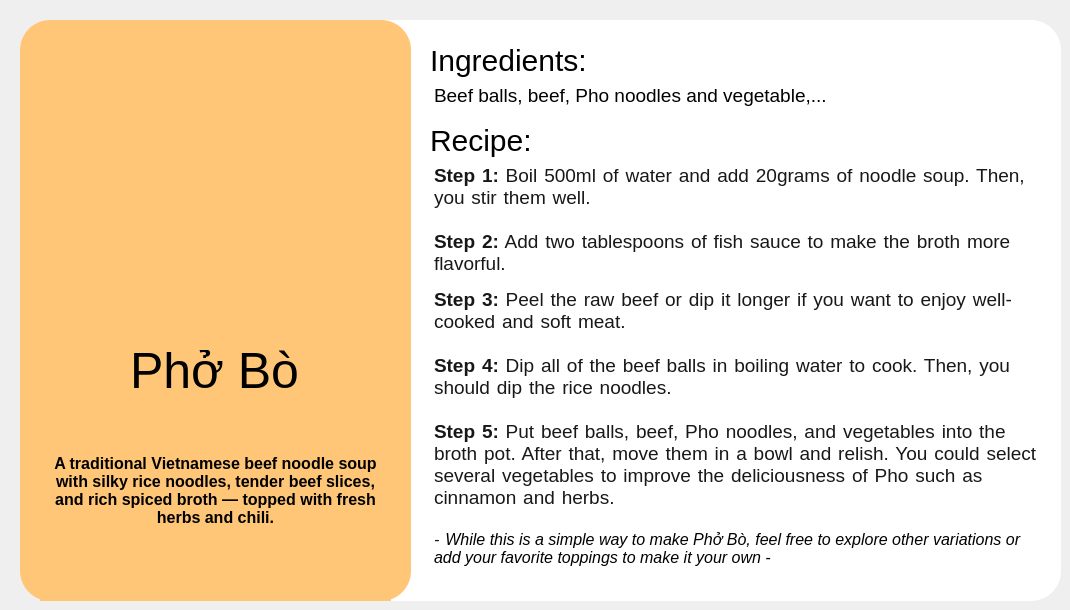
   <widget class="QWidget" name="detail">
    <widget class="QLineEdit" name="lineEdit_5">
     <property name="geometry">
      <rect>
       <x>20</x>
       <y>20</y>
       <width>1041</width>
       <height>581</height>
      </rect>
     </property>
     <property name="styleSheet">
      <string notr="true">background-color: rgb(255, 255, 255);
border-radius: 30px</string>
     </property>
    </widget>
    <widget class="QLineEdit" name="lineEdit_6">
     <property name="geometry">
      <rect>
       <x>20</x>
       <y>20</y>
       <width>391</width>
       <height>581</height>
      </rect>
     </property>
     <property name="styleSheet">
      <string notr="true">background-color: rgb(255, 198, 119);
border-radius: 30px</string>
     </property>
    </widget>
    <widget class="QLabel" name="label_22">
     <property name="geometry">
      <rect>
       <x>-50</x>
       <y>10</y>
       <width>541</width>
       <height>361</height>
      </rect>
     </property>
     <property name="styleSheet">
      <string notr="true">background-color: none</string>
     </property>
     <property name="text">
      <string/>
     </property>
     <property name="pixmap">
      <pixmap>../../../../../Downloads/istockphoto-1028123408-612x612-removebg-preview.png</pixmap>
     </property>
     <property name="scaledContents">
      <bool>true</bool>
     </property>
    </widget>
    <widget class="QLabel" name="label_23">
     <property name="geometry">
      <rect>
       <x>130</x>
       <y>350</y>
       <width>191</width>
       <height>41</height>
      </rect>
     </property>
     <property name="styleSheet">
      <string notr="true">font: 700 9pt &quot;Segoe UI&quot;;
background-color: none;
font-size: 50px</string>
     </property>
     <property name="text">
      <string>Phở Bò</string>
     </property>
    </widget>
    <widget class="QPushButton" name="pushButton_34">
     <property name="geometry">
      <rect>
       <x>80</x>
       <y>400</y>
       <width>93</width>
       <height>51</height>
      </rect>
     </property>
     <property name="styleSheet">
      <string notr="true">background: none;
border: none;</string>
     </property>
     <property name="text">
      <string/>
     </property>
     <property name="icon">
      <iconset>
       <normaloff>../../../../../Downloads/star-solid (white).svg</normaloff>../../../../../Downloads/star-solid (white).svg</iconset>
     </property>
     <property name="iconSize">
      <size>
       <width>50</width>
       <height>50</height>
      </size>
     </property>
    </widget>
    <widget class="QPushButton" name="pushButton_35">
     <property name="geometry">
      <rect>
       <x>170</x>
       <y>400</y>
       <width>93</width>
       <height>51</height>
      </rect>
     </property>
     <property name="styleSheet">
      <string notr="true">background: none;
border: none;</string>
     </property>
     <property name="text">
      <string/>
     </property>
     <property name="icon">
      <iconset>
       <normaloff>../../../../../Downloads/star-solid (white).svg</normaloff>../../../../../Downloads/star-solid (white).svg</iconset>
     </property>
     <property name="iconSize">
      <size>
       <width>50</width>
       <height>50</height>
      </size>
     </property>
    </widget>
    <widget class="QPushButton" name="pushButton_36">
     <property name="geometry">
      <rect>
       <x>260</x>
       <y>400</y>
       <width>93</width>
       <height>51</height>
      </rect>
     </property>
     <property name="styleSheet">
      <string notr="true">background: none;
border: none;</string>
     </property>
     <property name="text">
      <string/>
     </property>
     <property name="icon">
      <iconset>
       <normaloff>../../../../../Downloads/star-solid (white).svg</normaloff>../../../../../Downloads/star-solid (white).svg</iconset>
     </property>
     <property name="iconSize">
      <size>
       <width>50</width>
       <height>50</height>
      </size>
     </property>
    </widget>
    <widget class="QTextEdit" name="textEdit">
     <property name="geometry">
      <rect>
       <x>40</x>
       <y>450</y>
       <width>351</width>
       <height>151</height>
      </rect>
     </property>
     <property name="styleSheet">
      <string notr="true">background-color: rgb(255, 198, 119);
border: 15px</string>
     </property>
     <property name="html">
      <string>&lt;!DOCTYPE HTML PUBLIC &quot;-//W3C//DTD HTML 4.0//EN&quot; &quot;http://www.w3.org/TR/REC-html40/strict.dtd&quot;&gt;
&lt;html&gt;&lt;head&gt;&lt;meta name=&quot;qrichtext&quot; content=&quot;1&quot; /&gt;&lt;meta charset=&quot;utf-8&quot; /&gt;&lt;style type=&quot;text/css&quot;&gt;
p, li { white-space: pre-wrap; }
hr { height: 1px; border-width: 0; }
li.unchecked::marker { content: &quot;\2610&quot;; }
li.checked::marker { content: &quot;\2612&quot;; }
&lt;/style&gt;&lt;/head&gt;&lt;body style=&quot; font-family:'Segoe UI'; font-size:9pt; font-weight:400; font-style:normal;&quot;&gt;
&lt;p align=&quot;center&quot; style=&quot; margin-top:0px; margin-bottom:0px; margin-left:0px; margin-right:0px; -qt-block-indent:0; text-indent:0px;&quot;&gt;&lt;span style=&quot; font-size:12pt; font-weight:700;&quot;&gt;A traditional Vietnamese beef noodle soup with silky rice noodles, tender beef slices, and rich spiced broth — topped with fresh herbs and chili.&lt;/span&gt;&lt;/p&gt;&lt;/body&gt;&lt;/html&gt;</string>
     </property>
    </widget>
    <widget class="QLabel" name="label_24">
     <property name="geometry">
      <rect>
       <x>430</x>
       <y>40</y>
       <width>191</width>
       <height>41</height>
      </rect>
     </property>
     <property name="styleSheet">
      <string notr="true">font: 700 9pt &quot;Segoe UI&quot;;
background-color: none;
font-size: 30px</string>
     </property>
     <property name="text">
      <string>Ingredients:</string>
     </property>
    </widget>
    <widget class="QTextEdit" name="textEdit_2">
     <property name="geometry">
      <rect>
       <x>430</x>
       <y>80</y>
       <width>611</width>
       <height>75</height>
      </rect>
     </property>
     <property name="styleSheet">
      <string notr="true">background-color: none;
border: 15px</string>
     </property>
     <property name="html">
      <string>&lt;!DOCTYPE HTML PUBLIC &quot;-//W3C//DTD HTML 4.0//EN&quot; &quot;http://www.w3.org/TR/REC-html40/strict.dtd&quot;&gt;
&lt;html&gt;&lt;head&gt;&lt;meta name=&quot;qrichtext&quot; content=&quot;1&quot; /&gt;&lt;meta charset=&quot;utf-8&quot; /&gt;&lt;style type=&quot;text/css&quot;&gt;
p, li { white-space: pre-wrap; }
hr { height: 1px; border-width: 0; }
li.unchecked::marker { content: &quot;\2610&quot;; }
li.checked::marker { content: &quot;\2612&quot;; }
&lt;/style&gt;&lt;/head&gt;&lt;body style=&quot; font-family:'Segoe UI'; font-size:9pt; font-weight:400; font-style:normal;&quot;&gt;
&lt;p style=&quot; margin-top:0px; margin-bottom:0px; margin-left:0px; margin-right:0px; -qt-block-indent:0; text-indent:0px;&quot;&gt;&lt;span style=&quot; font-size:14pt;&quot;&gt;Beef balls, beef, Pho noodles and vegetable,...&lt;/span&gt;&lt;/p&gt;&lt;/body&gt;&lt;/html&gt;</string>
     </property>
    </widget>
    <widget class="QLabel" name="label_25">
     <property name="geometry">
      <rect>
       <x>430</x>
       <y>120</y>
       <width>191</width>
       <height>41</height>
      </rect>
     </property>
     <property name="styleSheet">
      <string notr="true">font: 700 9pt &quot;Segoe UI&quot;;
background-color: none;
font-size: 30px</string>
     </property>
     <property name="text">
      <string>Recipe:</string>
     </property>
    </widget>
    <widget class="QTextEdit" name="textEdit_3">
     <property name="geometry">
      <rect>
       <x>430</x>
       <y>160</y>
       <width>621</width>
       <height>411</height>
      </rect>
     </property>
     <property name="styleSheet">
      <string notr="true">background-color: none;
border: 15px</string>
     </property>
     <property name="html">
      <string>&lt;!DOCTYPE HTML PUBLIC &quot;-//W3C//DTD HTML 4.0//EN&quot; &quot;http://www.w3.org/TR/REC-html40/strict.dtd&quot;&gt;
&lt;html&gt;&lt;head&gt;&lt;meta name=&quot;qrichtext&quot; content=&quot;1&quot; /&gt;&lt;meta charset=&quot;utf-8&quot; /&gt;&lt;style type=&quot;text/css&quot;&gt;
p, li { white-space: pre-wrap; }
hr { height: 1px; border-width: 0; }
li.unchecked::marker { content: &quot;\2610&quot;; }
li.checked::marker { content: &quot;\2612&quot;; }
&lt;/style&gt;&lt;/head&gt;&lt;body style=&quot; font-family:'Segoe UI'; font-size:9pt; font-weight:400; font-style:normal;&quot;&gt;
&lt;p style=&quot; margin-top:0px; margin-bottom:0px; margin-left:0px; margin-right:0px; -qt-block-indent:0; text-indent:0px;&quot;&gt;&lt;span style=&quot; font-family:'SFProDisplay','sans-serif'; font-size:14pt; font-weight:700; color:#181818; background-color:#ffffff; word-spacing:1.59375px;&quot;&gt;Step 1:&lt;/span&gt;&lt;span style=&quot; font-family:'SFProDisplay','sans-serif'; font-size:14pt; color:#181818; background-color:#ffffff; word-spacing:1.59375px;&quot;&gt; Boil 500ml of water and add 20grams of noodle soup. Then, you stir them well.&lt;br /&gt;&lt;br /&gt;&lt;/span&gt;&lt;span style=&quot; font-family:'SFProDisplay','sans-serif'; font-size:14pt; font-weight:700; color:#181818; background-color:#ffffff; word-spacing:1.59375px;&quot;&gt;Step 2:&lt;/span&gt;&lt;span style=&quot; font-family:'SFProDisplay','sans-serif'; font-size:14pt; color:#181818; background-color:#ffffff; word-spacing:1.59375px;&quot;&gt; Add two tablespoons of fish sauce to make the broth more flavorful.&lt;br /&gt;&lt;/span&gt;&lt;/p&gt;
&lt;p style=&quot; margin-top:0px; margin-bottom:0px; margin-left:0px; margin-right:0px; -qt-block-indent:0; text-indent:0px;&quot;&gt;&lt;span style=&quot; font-family:'SFProDisplay','sans-serif'; font-size:14pt; font-weight:700; color:#181818; background-color:#ffffff; word-spacing:1.59375px;&quot;&gt;Step 3:&lt;/span&gt;&lt;span style=&quot; font-family:'SFProDisplay','sans-serif'; font-size:14pt; color:#181818; background-color:#ffffff; word-spacing:1.59375px;&quot;&gt; Peel the raw beef or dip it longer if you want to enjoy well-cooked and soft meat.&lt;br /&gt;&lt;br /&gt;&lt;/span&gt;&lt;span style=&quot; font-family:'SFProDisplay','sans-serif'; font-size:14pt; font-weight:700; color:#181818; background-color:#ffffff; word-spacing:1.59375px;&quot;&gt;Step 4:&lt;/span&gt;&lt;span style=&quot; font-family:'SFProDisplay','sans-serif'; font-size:14pt; color:#181818; background-color:#ffffff; word-spacing:1.59375px;&quot;&gt; Dip all of the beef balls in boiling water to cook. Then, you should dip the rice noodles.&lt;br /&gt;&lt;br /&gt;&lt;/span&gt;&lt;span style=&quot; font-family:'SFProDisplay','sans-serif'; font-size:14pt; font-weight:700; color:#181818; background-color:#ffffff; word-spacing:1.59375px;&quot;&gt;Step 5:&lt;/span&gt;&lt;span style=&quot; font-family:'SFProDisplay','sans-serif'; font-size:14pt; color:#181818; background-color:#ffffff; word-spacing:1.59375px;&quot;&gt; Put beef balls, beef, Pho noodles, and vegetables into the broth pot. After that, move them in a bowl and relish. You could select several vegetables to improve the deliciousness of Pho such as cinnamon and herbs.&lt;br /&gt;&lt;br /&gt;&lt;/span&gt;&lt;span style=&quot; font-family:'SFProDisplay','sans-serif'; font-size:12pt; font-style:italic; color:#181818; background-color:#ffffff; word-spacing:1.59375px;&quot;&gt;- &lt;/span&gt;&lt;span style=&quot; font-size:12pt; font-style:italic;&quot;&gt;While this is a simple way to make Phở Bò, feel free to explore other variations or add your favorite toppings to make it your own -&lt;/span&gt;&lt;/p&gt;&lt;/body&gt;&lt;/html&gt;</string>
     </property>
    </widget>
   </widget>
